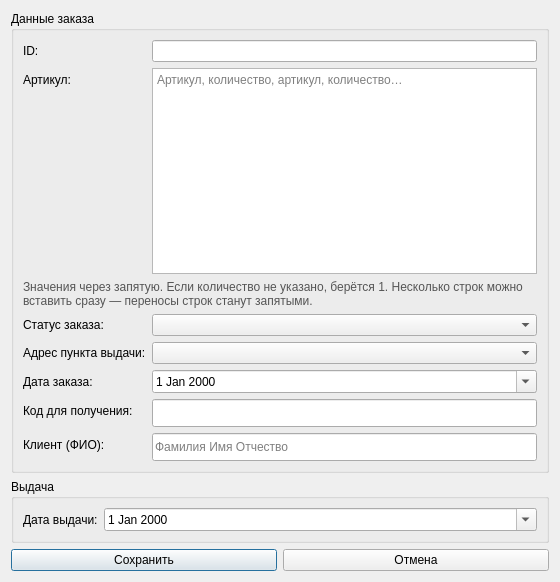
<?xml version="1.0" encoding="UTF-8"?>
<!-- order_form.ui -->
<ui version="4.0">
 <class>OrderEditWindow</class>
 <widget class="QDialog" name="OrderEditWindow">
  <property name="windowTitle"><string>Заказ</string></property>
  <property name="minimumSize"><size><width>560</width><height>480</height></size></property>
  <layout class="QVBoxLayout" name="verticalLayout">
   <item>
    <widget class="QGroupBox" name="left_group">
     <property name="title"><string>Данные заказа</string></property>
     <layout class="QFormLayout" name="formLayout">
      <item row="0" column="0"><widget class="QLabel" name="lbl_id"><property name="text"><string>ID:</string></property><property name="wordWrap"><bool>true</bool></property></widget></item>
      <item row="0" column="1"><widget class="QLineEdit" name="id_edit"><property name="readOnly"><bool>true</bool></property></widget></item>
      <item row="1" column="0"><widget class="QLabel" name="lbl_article"><property name="text"><string>Артикул:</string></property><property name="wordWrap"><bool>true</bool></property></widget></item>
      <item row="1" column="1"><widget class="QPlainTextEdit" name="article_edit"><property name="minimumSize"><size><width>0</width><height>88</height></size></property><property name="tabChangesFocus"><bool>true</bool></property><property name="placeholderText"><string>Артикул, количество, артикул, количество…</string></property></widget></item>
      <item row="2" column="0" colspan="2"><widget class="QLabel" name="lbl_article_hint"><property name="text"><string>Значения через запятую. Если количество не указано, берётся 1. Несколько строк можно вставить сразу — переносы строк станут запятыми.</string></property><property name="wordWrap"><bool>true</bool></property><property name="styleSheet"><string>color: #555555;</string></property></widget></item>
      <item row="3" column="0"><widget class="QLabel" name="lbl_status"><property name="text"><string>Статус заказа:</string></property><property name="wordWrap"><bool>true</bool></property></widget></item>
      <item row="3" column="1"><widget class="QComboBox" name="status_combo"/></item>
      <item row="4" column="0"><widget class="QLabel" name="lbl_pickup"><property name="text"><string>Адрес пункта выдачи:</string></property><property name="wordWrap"><bool>true</bool></property></widget></item>
      <item row="4" column="1"><widget class="QComboBox" name="pickup_combo"/></item>
      <item row="5" column="0"><widget class="QLabel" name="lbl_order_date"><property name="text"><string>Дата заказа:</string></property><property name="wordWrap"><bool>true</bool></property></widget></item>
      <item row="5" column="1"><widget class="QDateEdit" name="order_date_edit"><property name="calendarPopup"><bool>true</bool></property></widget></item>
      <item row="6" column="0"><widget class="QLabel" name="lbl_receiver"><property name="text"><string>Код для получения:</string></property><property name="wordWrap"><bool>true</bool></property></widget></item>
      <item row="6" column="1"><widget class="QLineEdit" name="receiver_edit"><property name="minimumSize"><size><width>160</width><height>28</height></size></property></widget></item>
      <item row="7" column="0"><widget class="QLabel" name="lbl_client"><property name="text"><string>Клиент (ФИО):</string></property><property name="wordWrap"><bool>true</bool></property></widget></item>
      <item row="7" column="1"><widget class="QLineEdit" name="client_edit"><property name="minimumSize"><size><width>220</width><height>28</height></size></property><property name="placeholderText"><string>Фамилия Имя Отчество</string></property></widget></item>
     </layout>
    </widget>
   </item>
   <item>
    <widget class="QGroupBox" name="right_group">
     <property name="title"><string>Выдача</string></property>
     <layout class="QFormLayout" name="right_form">
      <item row="0" column="0"><widget class="QLabel" name="lbl_delivery"><property name="text"><string>Дата выдачи:</string></property><property name="wordWrap"><bool>true</bool></property></widget></item>
      <item row="0" column="1"><widget class="QDateEdit" name="delivery_date_edit"><property name="calendarPopup"><bool>true</bool></property></widget></item>
     </layout>
    </widget>
   </item>
   <item>
    <layout class="QHBoxLayout" name="hl_buttons">
     <item><widget class="QPushButton" name="btn_save"><property name="text"><string>Сохранить</string></property></widget></item>
     <item><widget class="QPushButton" name="btn_cancel"><property name="text"><string>Отмена</string></property></widget></item>
    </layout>
   </item>
  </layout>
 </widget>
 <resources/><connections/>
</ui>
